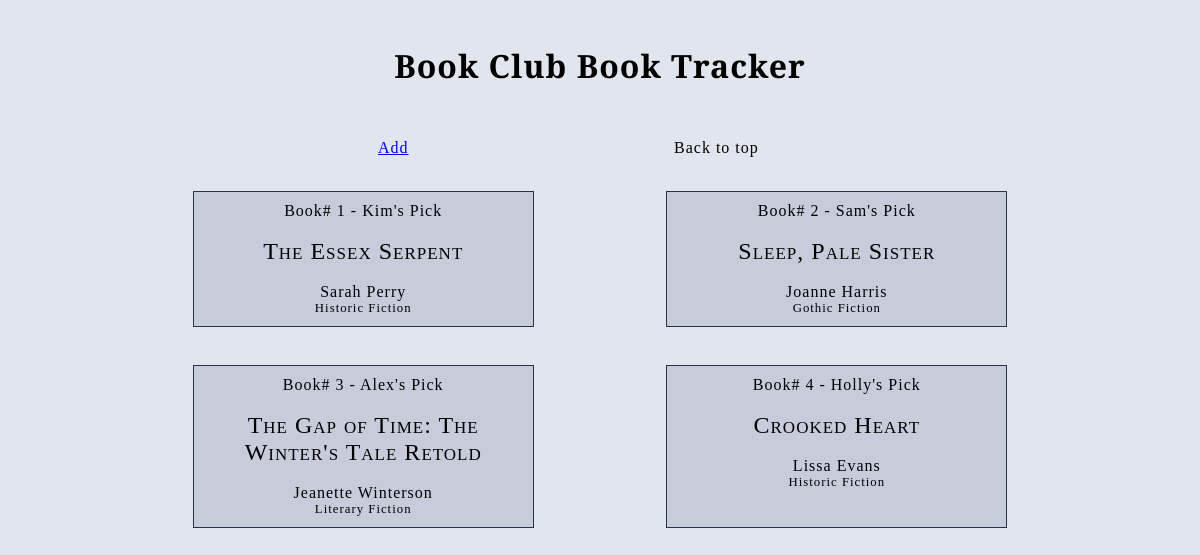
The page / on the database its author committed.
### tables this page shows
CREATE TABLE `books` (
  `id` int(11) unsigned NOT NULL AUTO_INCREMENT,
  `title` varchar(110) DEFAULT NULL,
  `author` varchar(110) DEFAULT NULL,
  `genre` varchar(110) DEFAULT NULL,
  `pick_order` int(11) DEFAULT NULL,
  `picker` enum('Alex','Holly','Kim','Sam','Tiley') DEFAULT NULL,
  `cover` varchar(250) DEFAULT NULL,
  PRIMARY KEY (`id`)
);

### index.php (the view, shortened to what this page needs)
<?php
$db = new PDO ('mysql:host=db; dbname=collection', 'root', 'password');
$db->setAttribute(PDO::ATTR_DEFAULT_FETCH_MODE, PDO::FETCH_ASSOC);
$query = $db->prepare("SELECT * FROM `books`;");
$query->execute();
?>
<!doctype html>
<html lang="en">
<head>
    <link rel="stylesheet" href="https://necolas.github.io/normalize.css/8.0.1/normalize.css" type="text/css">
    <link rel="stylesheet" href="style1.css" type="text/css">
</head>
<body>
<header>
    <h1>Book Club Book Tracker</h1>
</header>
<nav>
    <a href="add.php">Add</a>
    <a>Back to top</a>
</nav>
<main>
    <?php
    $list = $query->fetchAll();
    foreach ($list as $key=>$value) {
        echo "<div background-color='black'><p class='pick'>Book# " . $value['pick_order'] . " - " . $value['picker'] . "'s Pick</p><br><p class='title'>" . $value['title'] . "</p><br>" . $value['author'] . "<br><p class='genre'>" . $value['genre'] . "</p></div>";
    }
    ?>
</main>
</body>
</html>

### style1.css (style rules this page uses)
* { box-sizing: border-box; }
body { letter-spacing: 1px; background-color: #e1e5ee; font-family: 'Josefin Slab', serif; }
header, nav { display: grid; margin: auto; justify-content: space-around; align-items: center; padding: 15px 0; }
nav { width: 50%; grid-template-columns: 25% 25%; margin: auto; }
main { width: 80%; margin: auto; display: grid; grid-template-columns: 40% 40%; justify-content: space-around; }
p { margin: 0; }
.title { font-variant:small-caps; font-size: 150%; }
.genre { font-size: 80%; }
div { border: 1px solid #2a324b; margin: 5%; padding: 10px; background-color: #c7ccdb; color: black; text-align: center; }

### rows shown on the page
books: pick_order "1", picker "Kim", title "The Essex Serpent", author "Sarah Perry", genre "Historic Fiction"
books: pick_order "2", picker "Sam", title "Sleep, Pale Sister", author "Joanne Harris", genre "Gothic Fiction"
books: pick_order "3", picker "Alex", title "The Gap of Time: The Winter's Tale Retold", author "Jeanette Winterson", genre "Literary Fiction"
books: pick_order "4", picker "Holly", title "Crooked Heart", author "Lissa Evans", genre "Historic Fiction"
